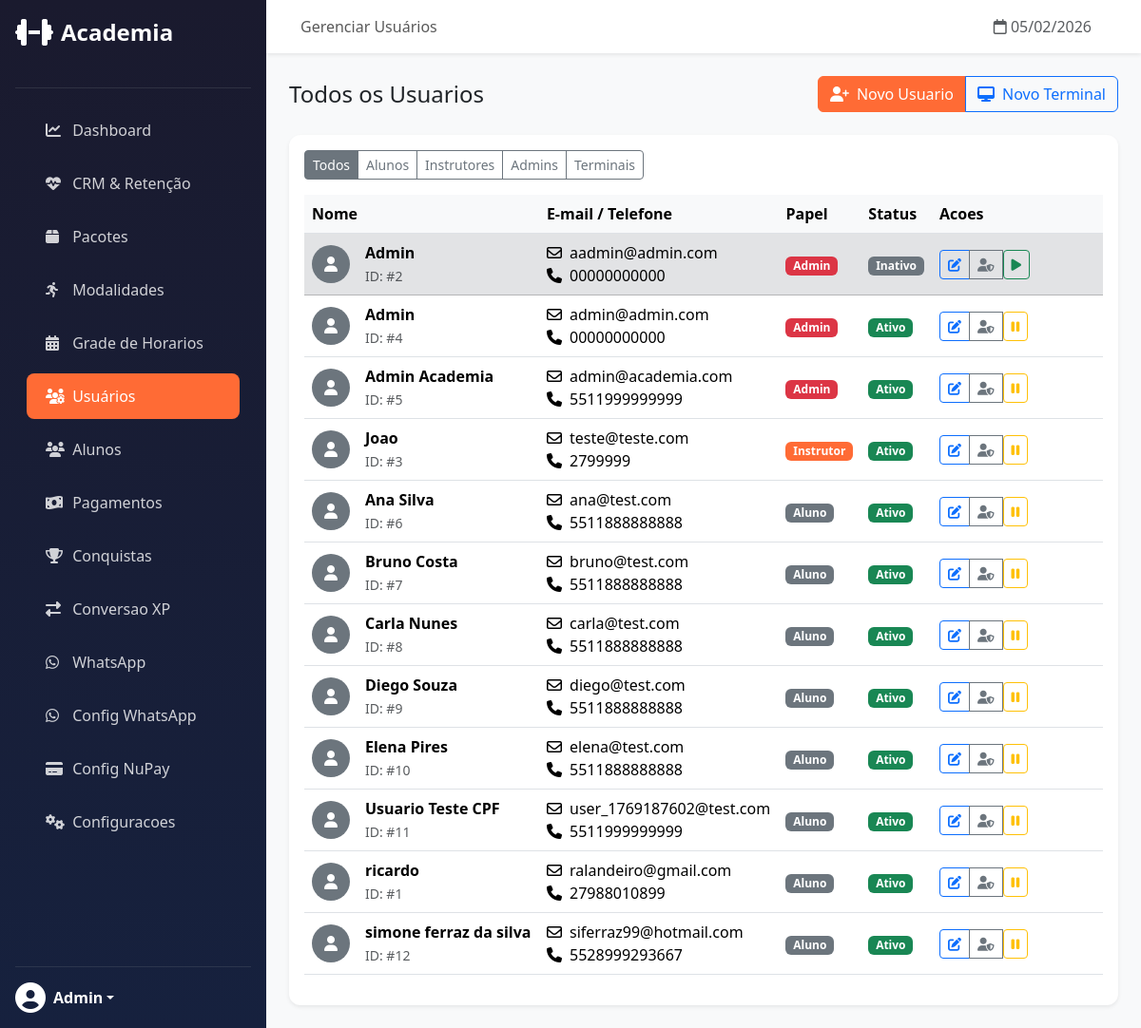
The page /admin/users/ (signed in) on the database as committed earlier.
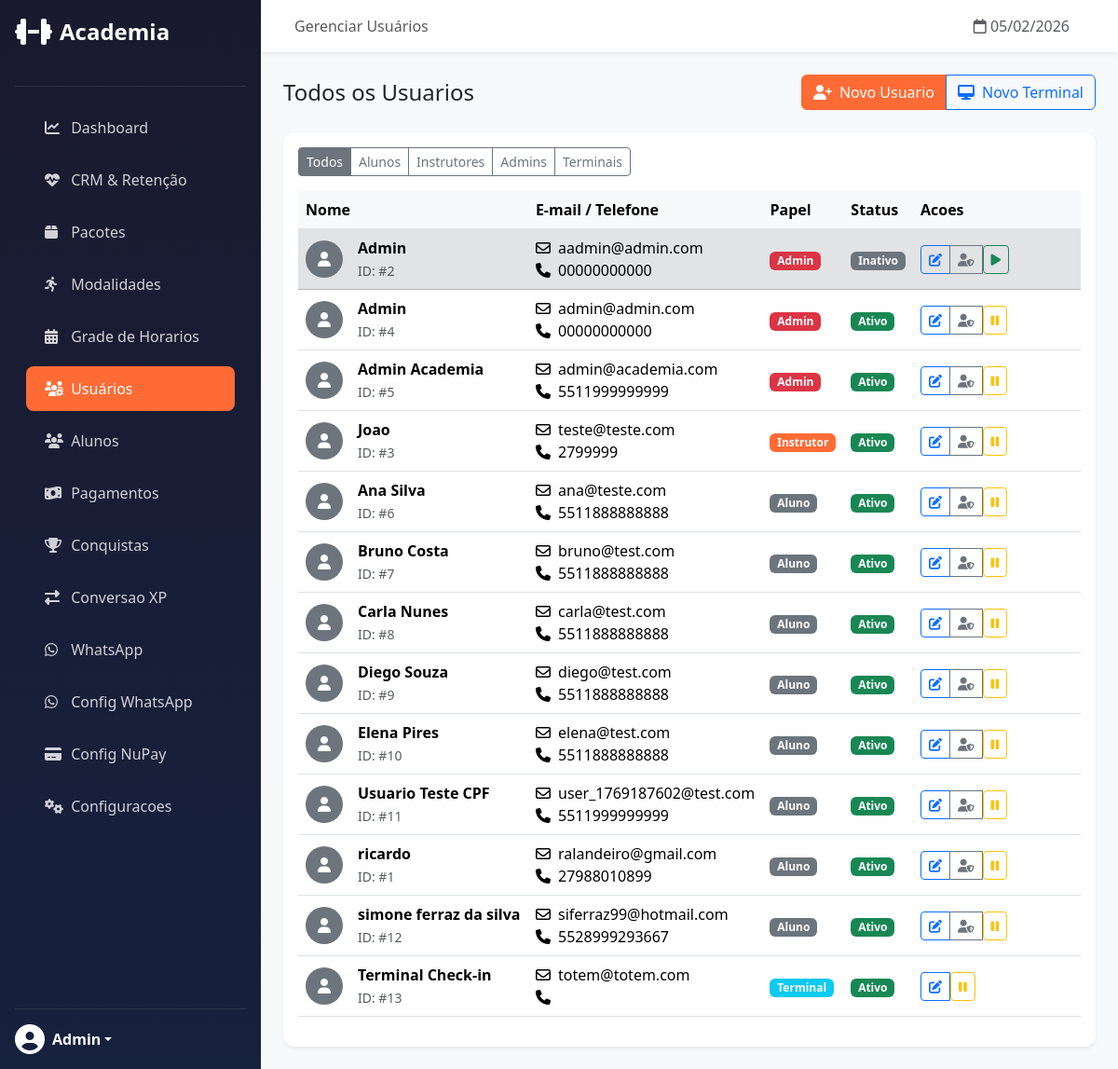
The same page on the database as committed later.
### app/models/user.py (models this page shows, shortened)
class User(UserMixin, db.Model):
    __tablename__ = 'users'
    id = db.Column(db.Integer, primary_key=True)
    name = db.Column(db.String(100), nullable=False)
    email = db.Column(db.String(120), unique=True, nullable=False)
    phone = db.Column(db.String(20), nullable=False)
    password_hash = db.Column(db.String(256), nullable=False)
    cpf = db.Column(db.String(14), nullable=True)  # Formato: 123.456.789-00
    gender = db.Column(db.Enum(Gender), nullable=True)
    role = db.Column(db.String(20), default='student')
    xp = db.Column(db.Integer, default=0)  # XP total historico (para ranking)
    level = db.Column(db.Integer, default=1)
    xp_available = db.Column(db.Integer, default=0)  # XP disponivel para conversao (janela 3 meses)
    credits_balance = db.Column(db.Integer, default=0)  # Total de creditos ativos (wallets)
    face_encoding = db.Column(db.LargeBinary, nullable=True)
    face_encoding_version = db.Column(db.String(10), default='v1')
    face_registered_at = db.Column(db.DateTime, nullable=True)
    face_last_recognized = db.Column(db.DateTime, nullable=True)
    face_confidence_threshold = db.Column(db.Float, default=0.6)
    photo_url = db.Column(db.String(255))
    is_active = db.Column(db.Boolean, default=True)
    created_at = db.Column(db.DateTime, default=datetime.utcnow)
    updated_at = db.Column(db.DateTime, default=datetime.utcnow, onupdate=datetime.utcnow)
    last_login = db.Column(db.DateTime)

### app/routes/admin/users.py (the view)
@users_bp.route('/')
@login_required
@admin_required
def list_users():
    role = request.args.get('role')
    if role:
        users = User.query.filter_by(role=role).order_by(User.name).all()
    else:
        users = User.query.order_by(User.role, User.name).all()
    return render_template('admin/users/list.html', users=users, role_filter=role)

### app/routes/admin/dashboard.py (called while the page is built)
def admin_required(f):
    @wraps(f)
    def decorated_function(*args, **kwargs):
        if not current_user.is_authenticated or current_user.role != 'admin':
            abort(403)
        return f(*args, **kwargs)
    return decorated_function

### app/templates/admin/users/list.html (shortened to what the changed rows need)
{% extends "admin/base.html" %}
{% block content %}
<div class="card">
    <div class="card-body">
        {% if users %}
        <div class="table-responsive">
            <table class="table table-hover align-middle">
                <thead>
                    <tr>
                        <th>Nome</th>
                        <th>E-mail / Telefone</th>
                        <th>Papel</th>
                        <th>Status</th>
                        <th style="width: 180px;">Acoes</th>
                    </tr>
                </thead>
                <tbody>
                    {% for user in users %}
                    <tr class="{{ 'table-secondary' if not user.is_active }}">
                        <td>
                            <div class="d-flex align-items-center">
                                <div class="rounded-circle bg-secondary text-white me-3 d-flex align-items-center justify-content-center"
                                    style="width: 40px; height: 40px;">
                                    <i class="fas fa-user"></i>
                                </div>
                                <div>
                                    <strong>{{ user.name }}</strong><br>
                                    <small class="text-muted">ID: #{{ user.id }}</small>
                                </div>
                            </div>
                        </td>
                        <td>
                            <i class="far fa-envelope me-1"></i> {{ user.email }}<br>
                            <i class="fas fa-phone me-1"></i> {{ user.phone }}
                        </td>
                        <td>
                            {% if user.role == 'admin' %}
                            <span class="badge bg-danger">Admin</span>
                            {% elif user.role == 'instructor' %}
                            <span class="badge bg-primary">Instrutor</span>
                            {% elif user.role == 'totem' %}
                            <span class="badge bg-info">Terminal</span>
                            {% else %}
                            <span class="badge bg-secondary">Aluno</span>
                            {% endif %}
                        </td>
                        <td>
                            {% if user.is_active %}
                            <span class="badge bg-success">Ativo</span>
                            {% else %}
                            <span class="badge bg-secondary">Inativo</span>
                            {% endif %}
                        </td>
                        <td>
                            <div class="btn-group">
                                <a href="{{ url_for('admin_users.edit_user', id=user.id) }}"
                                    class="btn btn-sm btn-outline-primary" title="Editar">
                                    <i class="fas fa-edit"></i>
                                </a>
                                {% if user.role != 'totem' %}
                                <a href="{{ url_for('admin_users.face_enrollment', id=user.id) }}"
                                    class="btn btn-sm btn-outline-{{ 'success' if user.face_encoding else 'secondary' }}"
                                    title="Cadastro Facial">
                                    <i class="fas fa-{% if user.face_encoding %}user-check{% else %}user-shield{% endif %}"></i>
                                </a>
                                {% endif %}
                                <form action="{{ url_for('admin_users.toggle_user', id=user.id) }}" method="POST"
                                    class="d-inline">
                                    <button type="submit"
                                        class="btn btn-sm btn-outline-{{ 'warning' if user.is_active else 'success' }}"
                                        title="{{ 'Desativar' if user.is_active else 'Ativar' }}">
                                        <i class="fas fa-{{ 'pause' if user.is_active else 'play' }}"></i>
                                    </button>
                                </form>
                            </div>
                        </td>
                    </tr>
                    {% endfor %}
                </tbody>
            </table>
        </div>
        {% else %}
        <div class="text-center py-5">
            <i class="fas fa-users-slash fa-4x text-muted mb-3"></i>
            <h5>Nenhum usuário encontrado</h5>
            <p class="text-muted">Tente mudar o filtro ou cadastrar um novo usuário.</p>
        </div>
        {% endif %}
    </div>
</div>
{% endblock %}

### app/templates/admin/base.html (shortened to what the changed rows need)
{% extends "base.html" %}
{% block body %}
<div class="d-flex">
    <nav class="sidebar d-flex flex-column p-3" style="width: 280px;">
        <div class="dropdown">
            <a href="#" class="d-flex align-items-center text-white text-decoration-none dropdown-toggle"
                data-bs-toggle="dropdown">
                <i class="fas fa-user-circle fa-2x me-2"></i>
                <strong>{{ current_user.name }}</strong>
            </a>
        </div>
    </nav>
    <main class="main-content flex-grow-1">
        <div class="p-4">
            {% block content %}{% endblock %}
        </div>
    </main>
</div>
{% endblock %}

Rows that differ between the two databases and show on the page:
changed User "Ana Silva": email "ana@test.com" → "ana@teste.com"
added User: name "Terminal Check-in", id "13", email "totem@totem.com", role "Terminal", is_active "Ativo"
